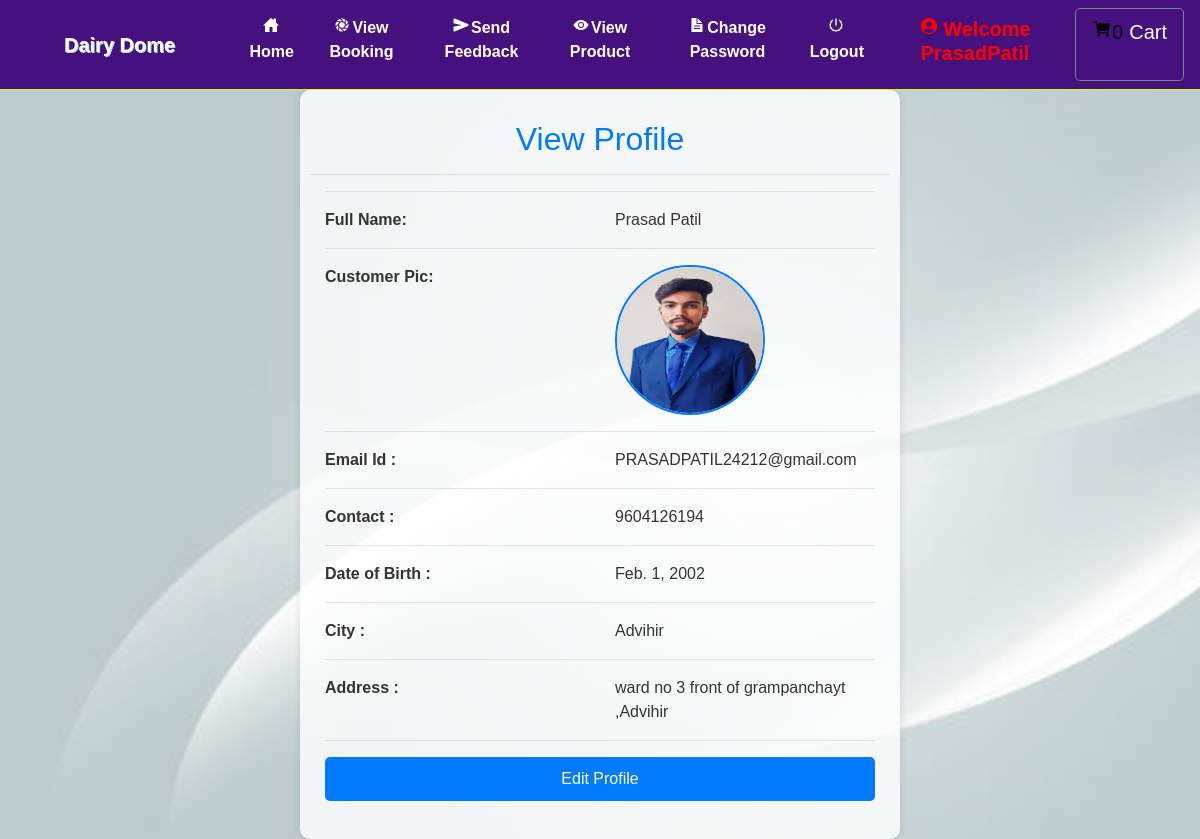
Page /profile (signed in) on the committed database.
### grocery/models.py (models this page shows, shortened)
class Profile(models.Model):
    user = models.ForeignKey(User, on_delete=models.CASCADE, null=True)
    dob = models.DateField(null=True)
    city = models.CharField(max_length=30, null=True)
    address = models.CharField(max_length=50, null=True)
    contact = models.CharField(max_length=10, null=True)
    image = models.FileField(null=True)

### grocery/views.py (the view)
# urls.py: path('profile', profile, name='profile'),
def profile(request):
    if not request.user.is_authenticated:
        return redirect('login')
    user = User.objects.get(id=request.user.id)
    pro = Profile.objects.get(user=user)
    cart=""
    try:
        cart = Cart.objects.get(profile=pro)
    except:
        pass
    num1 = 0
    total = 0
    for i in cart:
        total += i.product.price
        num1 += 1
    user = User.objects.get(id=request.user.id)
    pro = Profile.objects.get(user=user)
    d={'pro':pro,'user':user,'num1':num1,'total':total}
    return render(request,'profile.html',d)

### grocery/templates/profile.html (shortened to what this page needs)
{% extends 'navigation.html' %}
{% load static %}
{% block body %}
<div class="container">
    <h2>View Profile</h2>
    <hr>
    <div class="container-fluid">
        <hr>
        <div class="row">
            <div class="col-md-6">
                <strong>Full Name:</strong>
            </div>
            <div class="col-md-6">
                {{pro.user.first_name}} {{pro.user.last_name}}
            </div>
        </div>
        <hr>
        <div class="row">
            <div class="col-md-6">
                <strong>Customer Pic:</strong>
            </div>
            <div class="col-md-6">
                <img src="{{pro.image.url}}" style="width:150px;height:150px">
            </div>
        </div>
        <hr>
        <div class="row">
            <div class="col-md-6">
                <strong>Email Id :</strong>
            </div>
            <div class="col-md-6">
                {{pro.user.email}}
            </div>
        </div>
        <hr>
        <div class="row">
            <div class="col-md-6">
                <strong>Contact :</strong>
            </div>
            <div class="col-md-6">
                {{pro.contact}}
            </div>
        </div>
        <hr>
        <div class="row">
            <div class="col-md-6">
                <strong>Date of Birth :</strong>
            </div>
            <div class="col-md-6">
                {{pro.dob}}
            </div>
        </div>
        <hr>
        <div class="row">
            <div class="col-md-6">
                <strong>City :</strong>
            </div>
            <div class="col-md-6">
                {{pro.city}}
            </div>
        </div>
        <hr>
        <div class="row">
            <div class="col-md-6">
                <strong>Address :</strong>
            </div>
            <div class="col-md-6">
                {{pro.address}}
            </div>
        </div>
        <hr>
        <a href="{% url 'edit_profile' %}">
            <button class="btn btn-primary" style="margin-bottom:5%">Edit Profile</button>
        </a>
    </div>
</div>
{% endblock %}

### grocery/templates/navigation.html (shortened to what this page needs)
<!DOCTYPE html>
<html lang="en">
<head>
    {% load static %}
     <link rel="stylesheet" href="https://maxcdn.bootstrapcdn.com/bootstrap/4.0.0/css/bootstrap.min.css">
  <link rel = stylesheet href = "//cdn.datatables.net/1.10.19/css/jquery.dataTables.min.css">
<link rel="stylesheet" href="https://cdnjs.cloudflare.com/ajax/libs/font-awesome/4.7.0/css/font-awesome.min.css">
</head>
<body style="background-color:white">
<nav class="navbar navbar-expand-sm" style = "background-color : #44117e ; border-bottom:1px solid #d7fc06">
  <a class="navbar-brand pl-5" href="#" style="color:white ; font-weight : bold">Dairy Dome</a>
<div class="collapse navbar-collapse" id="collapsibleNavbar">
  <ul class="navbar-nav pl-5 text-center">
    {% if request.user.username %}
    {% if not request.user.is_staff %}
    <li class="nav-item">
      <a class="nav-link" href="{% url 'home' %}" style="color:white"><ion-icon style="margin-right:2px" name="home-sharp"></ion-icon>Home</a>
    </li>
    <li class="nav-item">
      <a class="nav-link" href="{% url 'view_booking' %}" style="color:white"><ion-icon style="margin-right:2px" name="aperture"></ion-icon>View Booking</a>
    </li>
    <li class="nav-item">
      <a class="nav-link" href="{% url 'send_feedback' request.user.id %}" style="color:white"><ion-icon style="margin-right:2px" name="send"></ion-icon>Send Feedback</a>
    </li>
    <li class="nav-item">
      <a class="nav-link" href="{% url 'view_product' 0 %}" style="color:white"><ion-icon style="margin-right:2px" name="eye"></ion-icon>View Product</a>
    </li>
    <li class="nav-item">
      <a class="nav-link" href="{% url 'change_password' %}" style="color:white"><ion-icon style="margin-right:2px" name="document-text-sharp"></ion-icon>Change Password</a>
    </li>
    {% endif %}
    {% endif %}
    {% if request.user.is_authenticated %}
    <a class="nav-link" href="{% url 'logout' %}" style="color:white"><ion-icon style="margin-right:2px" name="power-sharp"></ion-icon>Logout</a>
    {% if not request.user.is_staff %}
    <li class="nav-item">
      <a href="{% url 'profile' %}"><h5 class="nav-link" style="color:red"><ion-icon style="margin-right:4px;color:#FF0000" name="person-circle-sharp"></ion-icon>Welcome {{request.user.username}}</h5>
      </a></li>
    {% else %}
    <li class="nav-item">
      <h5  class="nav-link" style="color:#91DE00"><ion-icon style="margin-right:4px;color:#91DE00" name="person-circle-sharp"></ion-icon>Welcome {{request.user.username}}</h5>
    </li>
    {% endif %}
    {% endif %}
    {% if not request.user.is_staff %}
    {% if request.user.username %}
      <a href="{% url 'cart' %}" style="border:1px solid gray" class="btn btn-default btn-lg text-dark text-capitalize">
        <ion-icon style="color:black;margin-top:2%" name="cart"></ion-icon><span style="color:black">{{num1}}</span><span style="margin-left:6px;margin-top:2%;color:white">Cart</span></a></center>
{% endif %}
    {% endif %}
    </ul>
</div>
</nav>
{% block body %}
{% endblock %}
</body></html>

### grocery/templates/navigation.html (style rules this page uses)
* { box-sizing: border-box; }
.nav-link { font-weight:bold; }
.navbar-brand { text-shadow: 1px 1px lightblue; }

### rows in the picture
Profile: user.first_name "Prasad", user.last_name "Patil", image (picture), user.email "PRASADPATIL24212@gmail.com", contact "9604126194", dob "Feb. 1, 2002", city "Advihir", address "ward no 3 front of grampanchayt ,Advihir"

### other values in the picture
{{ request.user.username }} "PrasadPatil"
{{ num1 }} "0"
